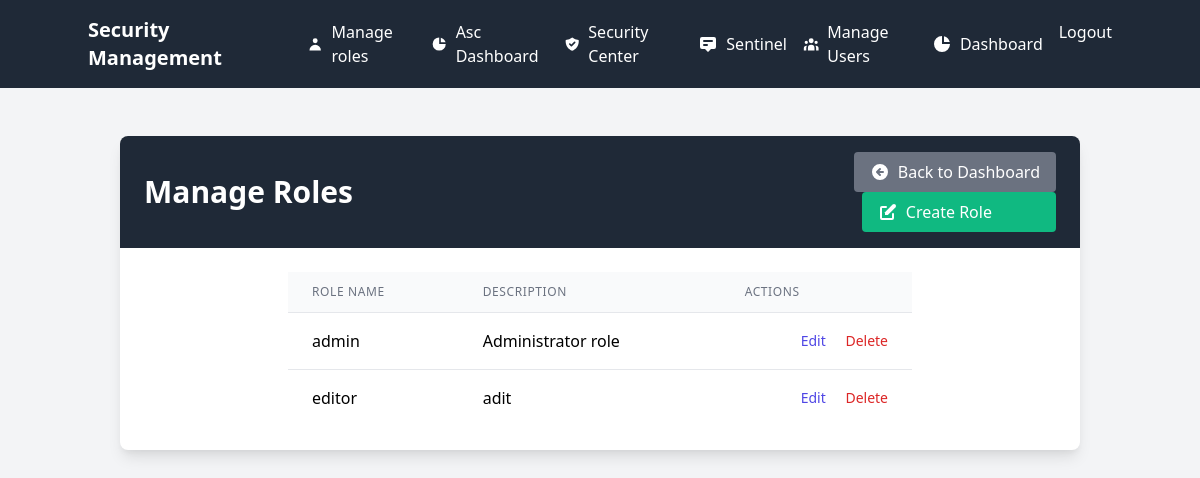
/manage_roles (signed in), run on an earlier commit of the app's database.
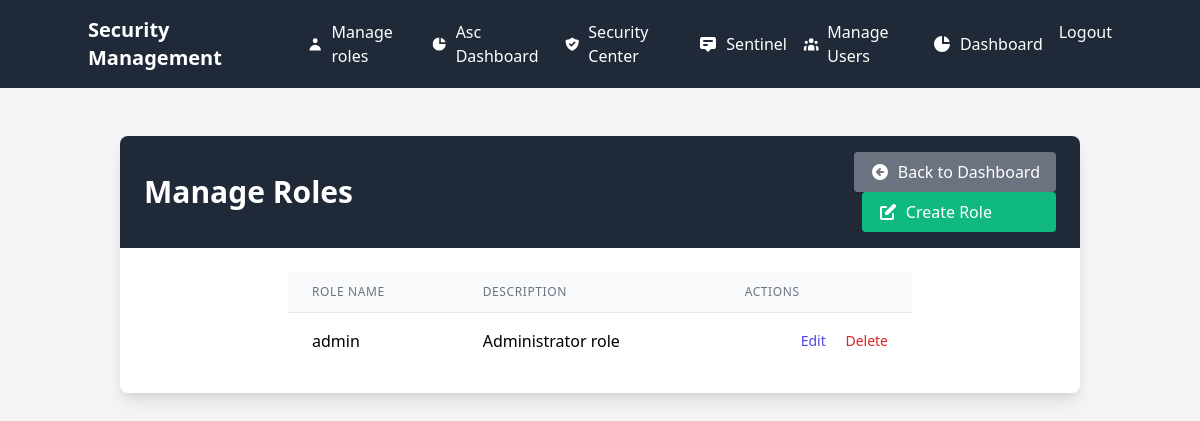
And on a later commit of the database.
### app.py (models this page shows)
class Role(db.Model):
    id = db.Column(db.Integer, primary_key=True)
    name = db.Column(db.String(50), unique=True, nullable=False)
    description = db.Column(db.String(200))
    s_system_role = db.Column(db.Boolean, default=False)
    role_permissions = db.relationship('RolePermission', back_populates='role', cascade='all, delete-orphan')

### app.py (the view)
@app.route('/manage_roles')
@login_required
def manage_roles():
    roles = db.session.query(Role).options(
        joinedload(Role.role_permissions).joinedload(RolePermission.permission)
    ).all()
    return render_template('admin/manage_roles.html', roles=roles)

### app.py (called while the page is built)
@login_manager.user_loader
def load_user(user_id):
    return db.session.get(User, int(user_id))

    def has_permission(self, permission_name):
        if not self.role_relation:
            return False
        return db.session.query(
            exists().where(
                and_(
                    RolePermission.role_id == self.role_relation.id,
                    Permission.name == permission_name
                )
            )
        ).scalar()

### templates/admin/manage_roles.html (shortened to what this page needs)
{% extends "base.html" %}
{% block content %}
<div class="container mx-auto px-4 py-8">
    <div class="bg-white shadow-lg rounded-lg overflow-hidden">
        <div class="bg-gray-800 text-white px-6 py-4 flex justify-between items-center">
            <h2 class="text-3xl font-bold">Manage Roles</h2>
            <div class="space-x-2">
                <a href="{{ url_for('admin_bp.admin_dashboard') }}" class="bg-gray-500 hover:bg-gray-600 px-4 py-2 rounded transition flex items-center">
                    <svg xmlns="http://www.w3.org/2000/svg" class="h-5 w-5 mr-2" viewBox="0 0 20 20" fill="currentColor">
                        <path fill-rule="evenodd" d="M10 18a8 8 0 100-16 8 8 0 000 16zm.707-10.293a1 1 0 00-1.414-1.414l-3 3a1 1 0 000 1.414l3 3a1 1 0 001.414-1.414L9.414 11H13a1 1 0 100-2H9.414l1.293-1.293z" clip-rule="evenodd" />
                    </svg>
                    Back to Dashboard
                </a>
                <a href="{{ url_for('admin_bp.create_role') }}" class="bg-green-500 hover:bg-green-600 px-4 py-2 rounded transition flex items-center">
                    Create Role
                </a>
            </div>
        </div>
        <div class="p-6 max-w-2xl mx-auto">
            <table class="min-w-full divide-y divide-gray-200">
                <thead class="bg-gray-50">
                    <tr>
                        <th scope="col" class="px-6 py-3 text-left text-xs font-medium text-gray-500 uppercase tracking-wider">
                            Role Name
                        </th>
                        <th scope="col" class="px-6 py-3 text-left text-xs font-medium text-gray-500 uppercase tracking-wider">
                            Description
                        </th>
                        <th scope="col" class="px-6 py-3 text-left text-xs font-medium text-gray-500 uppercase tracking-wider">
                            Actions
                        </th>
                    </tr>
                </thead>
                <tbody class="bg-white divide-y divide-gray-200">
                    {% for role in roles %}
                    <tr>
                        <td class="px-6 py-4 whitespace-nowrap">
                            {{ role.name }}
                        </td>
                        <td class="px-6 py-4 whitespace-nowrap">
                            {{ role.description }}
                        </td>
                        <td class="px-6 py-4 whitespace-nowrap text-right text-sm font-medium">
                            <a href="{{ url_for('admin_bp.edit_role', role_id=role.id) }}" class="text-indigo-600 hover:text-indigo-900">Edit</a>
                            <form action="{{ url_for('admin_bp.delete_role', role_id=role.id) }}" method="POST" style="display:inline;">
                                <button type="submit" class="text-red-600 hover:text-red-900 ml-4">Delete</button>
                            </form>
                        </td>
                    </tr>
                    {% endfor %}
                </tbody>
            </table>
        </div>
    </div>
</div>
{% endblock %}

What changed in the data, as far as the page shows it:
removed Role: name "editor", description "adit"
